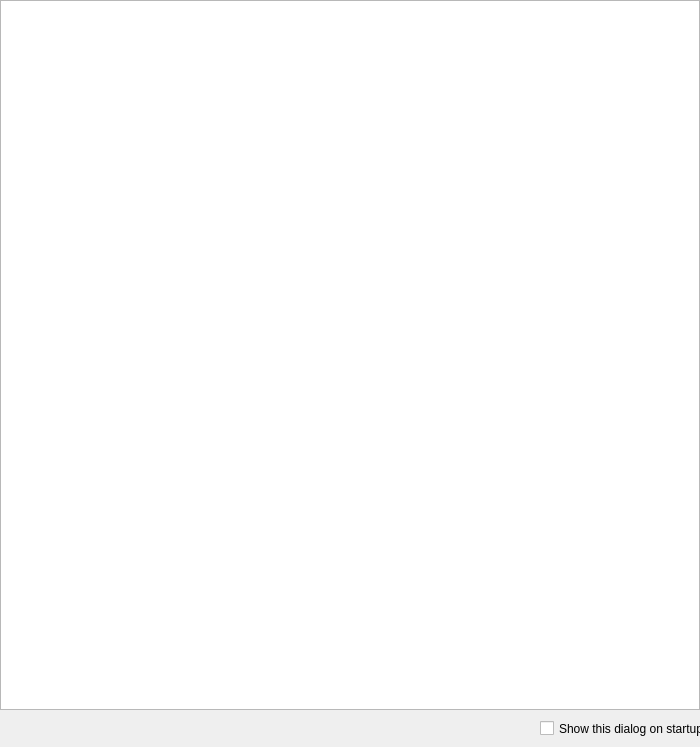
<?xml version="1.0" encoding="UTF-8"?>
<ui version="4.0">
 <class>Dialog</class>
 <widget class="QDialog" name="Dialog">
  <property name="geometry">
   <rect>
    <x>0</x>
    <y>0</y>
    <width>700</width>
    <height>747</height>
   </rect>
  </property>
  <property name="windowTitle">
   <string>Dialog</string>
  </property>
  <widget class="QTextBrowser" name="textBrowser">
   <property name="enabled">
    <bool>true</bool>
   </property>
   <property name="geometry">
    <rect>
     <x>0</x>
     <y>0</y>
     <width>700</width>
     <height>710</height>
    </rect>
   </property>
   <property name="html">
    <string>&lt;!DOCTYPE HTML PUBLIC &quot;-//W3C//DTD HTML 4.0//EN&quot; &quot;http://www.w3.org/TR/REC-html40/strict.dtd&quot;&gt;
&lt;html&gt;&lt;head&gt;&lt;meta name=&quot;qrichtext&quot; content=&quot;1&quot; /&gt;&lt;style type=&quot;text/css&quot;&gt;
p, li { white-space: pre-wrap; }
&lt;/style&gt;&lt;/head&gt;&lt;body style=&quot; font-family:'MS Shell Dlg 2'; font-size:8.25pt; font-weight:400; font-style:normal;&quot;&gt;
&lt;p style=&quot;-qt-paragraph-type:empty; margin-top:0px; margin-bottom:0px; margin-left:0px; margin-right:0px; -qt-block-indent:0; text-indent:0px;&quot;&gt;&lt;br /&gt;&lt;/p&gt;&lt;/body&gt;&lt;/html&gt;</string>
   </property>
   <property name="overwriteMode">
    <bool>false</bool>
   </property>
   <property name="acceptRichText">
    <bool>false</bool>
   </property>
  </widget>
  <widget class="QCheckBox" name="checkBox">
   <property name="geometry">
    <rect>
     <x>540</x>
     <y>720</y>
     <width>161</width>
     <height>17</height>
    </rect>
   </property>
   <property name="text">
    <string>Show this dialog on startup</string>
   </property>
  </widget>
 </widget>
 <resources/>
 <connections/>
</ui>
